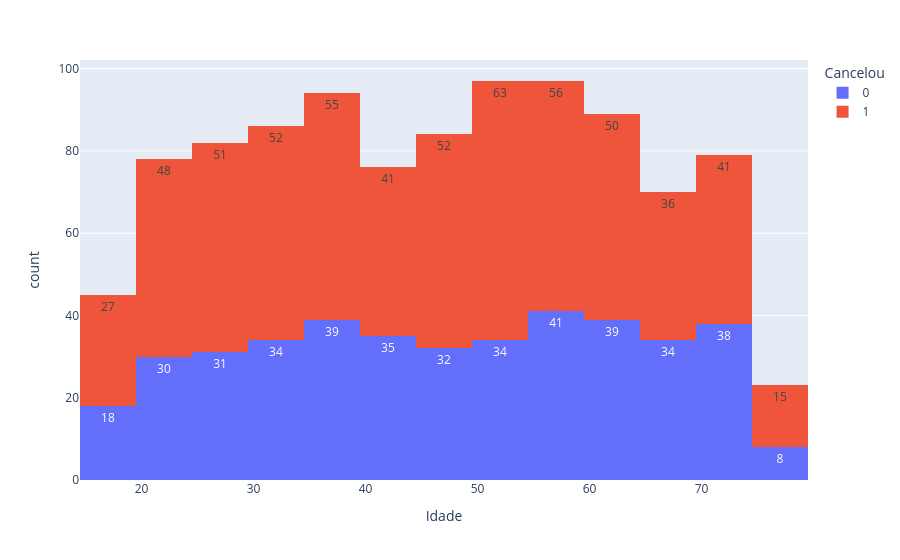
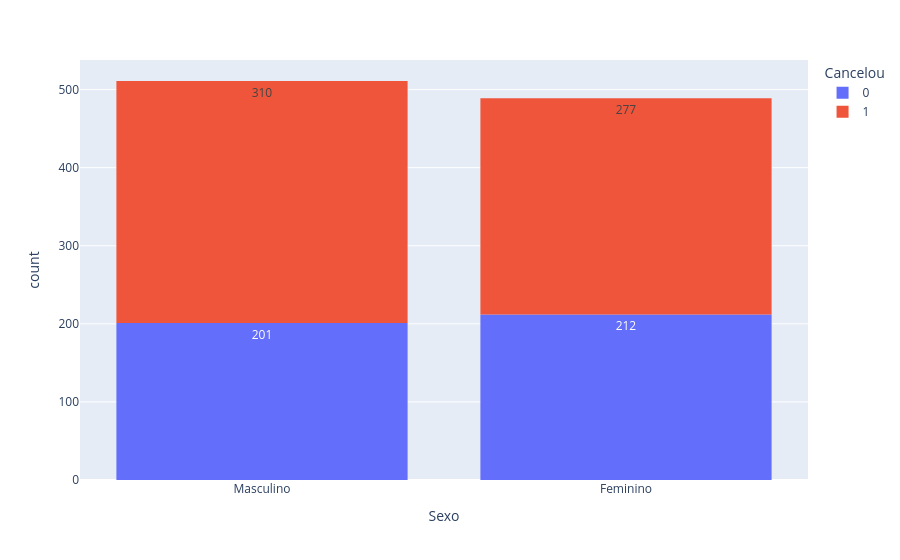
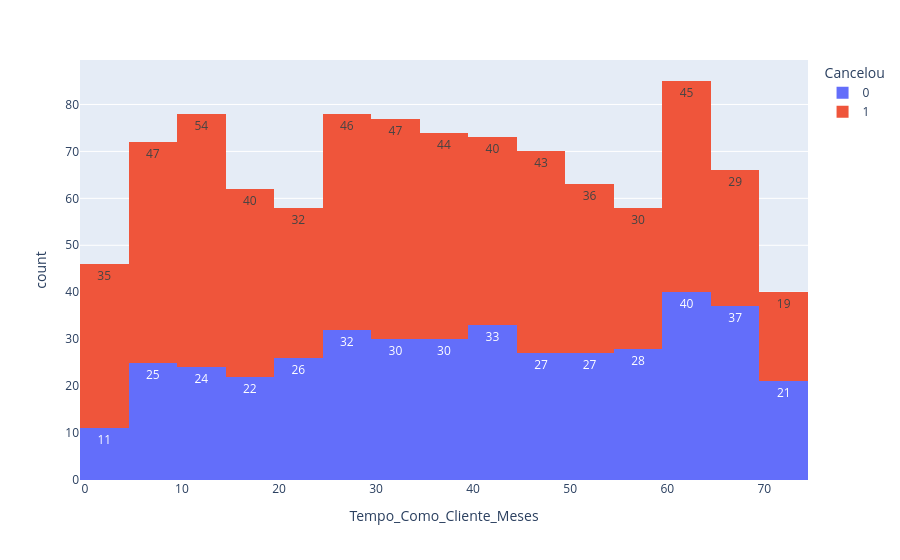
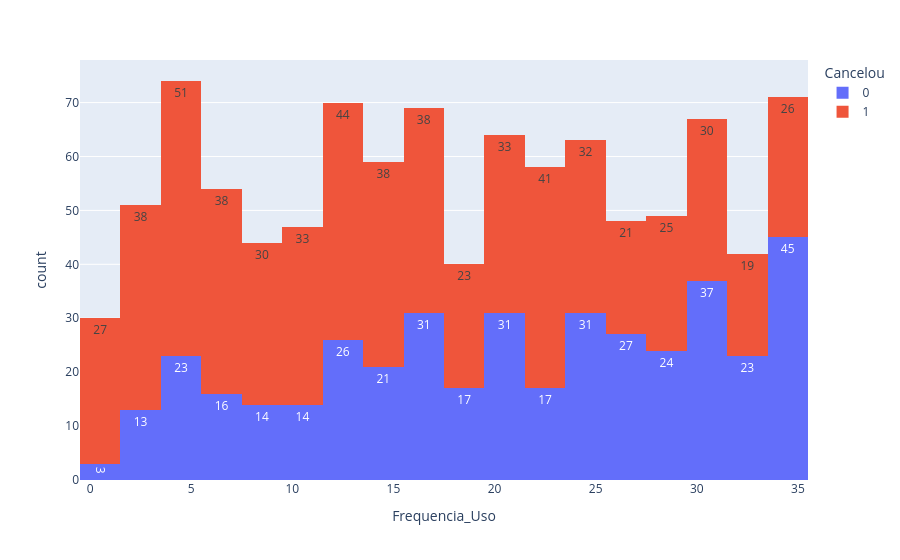

Notebook code cell kept with these figures, in order:
### Code cell
#Passo 5: Analise detalhada (causa do cancelamento dos clientes, como cada coluna impacta na cancelamento da assinatura)
import plotly.express as px 
print(tabela.columns)
for coluna in tabela.columns:
    grafico = px.histogram(tabela, x=coluna, color="Cancelou", text_auto=True)
    grafico.show()

### Figure 1 — Plotly figure (JSON) as saved in the notebook; plotly's stock layout.template omitted (floating-point values rounded to 4 significant figures; data arrays with more than 128 entries replaced by an {"elided": "..."} marker saying what was removed)
{"data": [{"bingroup": "x", "hovertemplate": "Cancelou=0<br>Idade=%{x}<br>count=%{y}<extra></extra>", "legendgroup": "0", "marker": {"color": "#636efa", "pattern": {"shape": ""}}, "name": "0", "orientation": "v", "showlegend": true, "texttemplate": "%{value}", "type": "histogram", "x": {"elided": "413 int values"}, "xaxis": "x", "yaxis": "y"}, {"bingroup": "x", "hovertemplate": "Cancelou=1<br>Idade=%{x}<br>count=%{y}<extra></extra>", "legendgroup": "1", "marker": {"color": "#EF553B", "pattern": {"shape": ""}}, "name": "1", "orientation": "v", "showlegend": true, "texttemplate": "%{value}", "type": "histogram", "x": {"elided": "587 int values"}, "xaxis": "x", "yaxis": "y"}], "layout": {"barmode": "relative", "legend": {"title": {"text": "Cancelou"}, "tracegroupgap": 0}, "margin": {"t": 60}, "xaxis": {"anchor": "y", "domain": [0, 1], "title": {"text": "Idade"}}, "yaxis": {"anchor": "x", "domain": [0, 1], "title": {"text": "count"}}}}

### Figure 2 — Plotly figure (JSON) as saved in the notebook; plotly's stock layout.template omitted (floating-point values rounded to 4 significant figures; data arrays with more than 128 entries replaced by an {"elided": "..."} marker saying what was removed)
{"data": [{"bingroup": "x", "hovertemplate": "Cancelou=0<br>Sexo=%{x}<br>count=%{y}<extra></extra>", "legendgroup": "0", "marker": {"color": "#636efa", "pattern": {"shape": ""}}, "name": "0", "orientation": "v", "showlegend": true, "texttemplate": "%{value}", "type": "histogram", "x": {"elided": "413 str values"}, "xaxis": "x", "yaxis": "y"}, {"bingroup": "x", "hovertemplate": "Cancelou=1<br>Sexo=%{x}<br>count=%{y}<extra></extra>", "legendgroup": "1", "marker": {"color": "#EF553B", "pattern": {"shape": ""}}, "name": "1", "orientation": "v", "showlegend": true, "texttemplate": "%{value}", "type": "histogram", "x": {"elided": "587 str values"}, "xaxis": "x", "yaxis": "y"}], "layout": {"barmode": "relative", "legend": {"title": {"text": "Cancelou"}, "tracegroupgap": 0}, "margin": {"t": 60}, "xaxis": {"anchor": "y", "domain": [0, 1], "title": {"text": "Sexo"}}, "yaxis": {"anchor": "x", "domain": [0, 1], "title": {"text": "count"}}}}

### Figure 3 — Plotly figure (JSON) as saved in the notebook; plotly's stock layout.template omitted (floating-point values rounded to 4 significant figures; data arrays with more than 128 entries replaced by an {"elided": "..."} marker saying what was removed)
{"data": [{"bingroup": "x", "hovertemplate": "Cancelou=0<br>Tempo_Como_Cliente_Meses=%{x}<br>count=%{y}<extra></extra>", "legendgroup": "0", "marker": {"color": "#636efa", "pattern": {"shape": ""}}, "name": "0", "orientation": "v", "showlegend": true, "texttemplate": "%{value}", "type": "histogram", "x": {"elided": "413 int values"}, "xaxis": "x", "yaxis": "y"}, {"bingroup": "x", "hovertemplate": "Cancelou=1<br>Tempo_Como_Cliente_Meses=%{x}<br>count=%{y}<extra></extra>", "legendgroup": "1", "marker": {"color": "#EF553B", "pattern": {"shape": ""}}, "name": "1", "orientation": "v", "showlegend": true, "texttemplate": "%{value}", "type": "histogram", "x": {"elided": "587 int values"}, "xaxis": "x", "yaxis": "y"}], "layout": {"barmode": "relative", "legend": {"title": {"text": "Cancelou"}, "tracegroupgap": 0}, "margin": {"t": 60}, "xaxis": {"anchor": "y", "domain": [0, 1], "title": {"text": "Tempo_Como_Cliente_Meses"}}, "yaxis": {"anchor": "x", "domain": [0, 1], "title": {"text": "count"}}}}

### Figure 4 — Plotly figure (JSON) as saved in the notebook; plotly's stock layout.template omitted (floating-point values rounded to 4 significant figures; data arrays with more than 128 entries replaced by an {"elided": "..."} marker saying what was removed)
{"data": [{"bingroup": "x", "hovertemplate": "Cancelou=0<br>Frequencia_Uso=%{x}<br>count=%{y}<extra></extra>", "legendgroup": "0", "marker": {"color": "#636efa", "pattern": {"shape": ""}}, "name": "0", "orientation": "v", "showlegend": true, "texttemplate": "%{value}", "type": "histogram", "x": {"elided": "413 int values"}, "xaxis": "x", "yaxis": "y"}, {"bingroup": "x", "hovertemplate": "Cancelou=1<br>Frequencia_Uso=%{x}<br>count=%{y}<extra></extra>", "legendgroup": "1", "marker": {"color": "#EF553B", "pattern": {"shape": ""}}, "name": "1", "orientation": "v", "showlegend": true, "texttemplate": "%{value}", "type": "histogram", "x": {"elided": "587 int values"}, "xaxis": "x", "yaxis": "y"}], "layout": {"barmode": "relative", "legend": {"title": {"text": "Cancelou"}, "tracegroupgap": 0}, "margin": {"t": 60}, "xaxis": {"anchor": "y", "domain": [0, 1], "title": {"text": "Frequencia_Uso"}}, "yaxis": {"anchor": "x", "domain": [0, 1], "title": {"text": "count"}}}}
